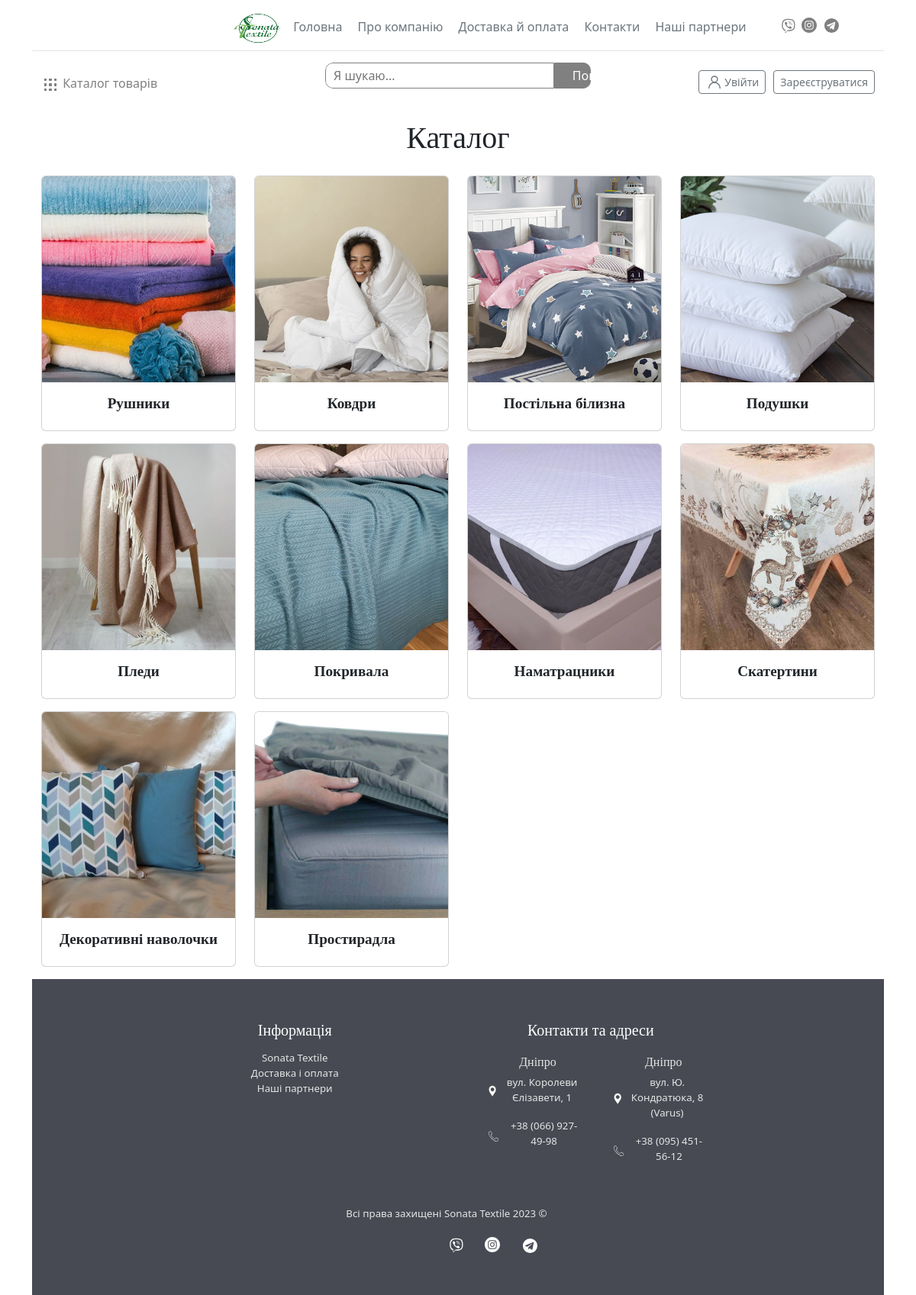
/core/categories/, run on the app's committed database.
### products/models.py (models this page shows, shortened)
class Category(models.Model):
    class Meta:
        verbose_name = _("Категорія")
        verbose_name_plural = _("Категорії")
    name = models.CharField(max_length=100, unique=True)
    image = models.ImageField(upload_to="img/categories", null=True, blank=True)

### core/views.py (the view)
# urls.py: path("categories/", AllCategoriesView.as_view(), name="all_categories"),
class AllCategoriesView(ListView):
    model = Category
    template_name = "category/index_category.html"
    context_object_name = "categories"

### templates/category/index_category.html
{% extends "index.html" %}
{% block content %}
    <h1 style="text-align: center; margin-bottom: 25px; margin-top: 25px;">Каталог</h1>
    <div class="row">
        {% for category in categories %}
            <div class="col-md-3 mb-3">
                <a href="{% url 'products:category_products' category.id %}" style="text-decoration: none;">
                    <div class="card" style="width: 100%;">
                        <img src="{{ category.image.url }}" class="card-img-top" alt="Фото категорії"
                             style="width: 100%; height: 270px; object-fit: cover;">
                        <div class="card-body">
                            <h5 class="card-title"
                                style="font-weight: bold; font-size: 1.20rem; text-align: center; ">{{ category.name }}</h5>
                        </div>
                    </div>
                </a>
            </div>
            {% if forloop.counter|divisibleby:4 and not forloop.last %}</div>
                <div class="row">{% endif %}
        {% endfor %}
        </div>
{% endblock content %}

### templates/index.html (shortened to what this page needs)
{% load static %}
<!doctype html>
<html lang="en">
<head>
    <link href="https://cdn.jsdelivr.net/npm/bootstrap@5.3.2/dist/css/bootstrap.min.css" rel="stylesheet"
>
    <link href="../assets/dist/css/bootstrap.min.css" rel="stylesheet">
    <link href="static/css/blog.css" rel="stylesheet">
    <link href="static/css/blog.rtl.css" rel="stylesheet">
</head>
<body>
<div class="container">
    <header class="blog-header py-1">
        <div class="nav-scroller py-1 mb-1" style="margin-top: 10px; margin-left: 260px">
            <nav class="nav d-flex">
                <div class="nav-left">
                    <img src="{% static 'img/textile_logo.jpg' %}" width="70" height="40"
                         alt="">
                    <a class="p-2 link-secondary" style="text-decoration: none;"
                       href="{% url 'index' %}">Головна</a>
                    <a class="p-2 link-secondary" style="text-decoration: none;" href="{% url 'core:about_us' %}">Про
                        компанію</a>
                    <a class="p-2 link-secondary" style="text-decoration: none;" href="{% url 'core:delivery' %}">Доставка
                        й оплата</a>
                    <a class="p-2 link-secondary" style="text-decoration: none;" href="{% url 'core:contacts' %}">Контакти</a>
                    <a class="p-2 link-secondary" style="text-decoration: none;" href="{% url 'core:partners' %}">Наші
                        партнери</a>
                </div>
                <div class="nav-right ml-auto" style="margin-top: 5px">
                    <ul class="socials d-flex align-items-center">
                        <a href="https://invite.viber.com/?g2=AQB0xzYurs8%2BA0i6H5k9JdZvZSP1ITtBjHY8a9jNnY9vwjko7oS%2Bexr%2BgUs8%2Bn1Q"
                           target="_blank"
                           rel="nofollow noreferrer noopener">
                        </a>
                        <a href="https://instagram.com/sonata_textile?igshid=OGQ5ZDc2ODk2ZA==" target="_blank"
                           rel="nofollow noreferrer noopener">
                        </a>
                        <a href="https://t.me/sonatatextile" target="_blank"
                           rel="nofollow noreferrer noopener">
                        </a>
                    </ul>
                </div>
            </nav>
        </div>
    </header>
    <div class="container" style="margin-top: 15px;">
        <div class="row flex-nowrap justify-content-between align-items-center d-flex align-items-center">
            <div class="col-md-4 pt-1">
                <div class="dropdown">
                    <a href="{% url 'core:all_categories' %}" class="nav-btn openNav">
                        Каталог товарів
                    </a>
                </div>
            </div>
            <div class="col-md-4 d-flex justify-content-center align-items-center">
                <form class="search search_desk" method="get" action="{% url 'products:search_product' %}">
                    <div class="form-item">
                        <input class="fontA" id="search_term" type="search" placeholder="Я шукаю..." aria-label="Search"
                               name="search_text" autocomplete="off" autocorrect="off" autocapitalize="none">
                    </div>
                    <div class="form-action">
                        <button class="submit" type="submit">Пошук</button>
                    </div>
                </form>
            </div>
            {% if user.is_authenticated %}
                <div class="col-md-3 d-flex justify-content-end align-items-center" style="margin-right: 40px">
                    <a class="btn btn-sm btn-outline-secondary" href="{% url 'core:logout' %}"
                       style="display: flex; align-items: center; margin-right: 40px">
                        <svg xmlns="http://www.w3.org/2000/svg" width="17" height="17" fill="none"
                             stroke="currentColor"
                             stroke-linecap="round" stroke-linejoin="round" stroke-width="2" class="mx-1" role="img"
                             viewBox="0 0 24 24" style="vertical-align: middle;">
                            <circle cx="11.2856" cy="6.85636" r="5.49992"></circle>
                            <path d="M21.5711 23.142C21.5711 20.4141 20.4875 17.7979 18.5586 15.869C16.6297 13.9401 14.0135 12.8564 11.2856 12.8564C8.55767 12.8564 5.94149 13.9401 4.01258 15.869C2.08366 17.7979 1 20.4141 1 23.142"></path>
                        </svg>
                        <span style="vertical-align: middle;">Вийти з акаунту</span>
                    </a>
                </div>
                <div class="basket-container">
                    <a href="{% url 'order:show_basket' %}" class="cart-link">
                        <svg width="22" height="22" viewBox="0 0 15 15" fill="none"
                             xmlns="http://www.w3.org/2000/svg"
                             stroke="currentColor"
                             stroke-linecap="round" stroke-linejoin="round" stroke-width="1" class="mx-1"
                             role="img">
                            <path d="M12.8326 1.25875H2.51747V1.34905L2.3884 0.906558C2.2329 0.372754 1.736 0 1.18007 0H0.314695C0.140753 0 0 0.140753 0 0.314695C0 0.488637 0.140753 0.629389 0.314695 0.629389H1.18007C1.45818 0.629389 1.7065 0.815634 1.78423 1.08268L3.74303 7.7983L2.73935 9.05275C2.59615 9.23191 2.51747 9.45656 2.51747 9.68579C2.51747 10.2448 2.97197 10.6993 3.53097 10.6993H12.2727C12.4467 10.6993 12.5874 10.5585 12.5874 10.3846C12.5874 10.2107 12.4467 10.0699 12.2727 10.0699H3.53097C3.31924 10.0699 3.14683 9.8975 3.14683 9.68576C3.14683 9.59879 3.17663 9.51336 3.23103 9.44577L4.24232 8.1818H10.4147C10.8999 8.1818 11.3471 7.89814 11.5539 7.459L13.7499 2.79251C13.8129 2.65822 13.8461 2.50918 13.8461 2.36135V2.27222C13.8461 1.71325 13.3916 1.25875 12.8326 1.25875ZM13.2168 2.36138C13.2168 2.41761 13.2042 2.47416 13.1802 2.52487L10.9845 7.19104C10.8809 7.41047 10.6575 7.55244 10.4147 7.55244H4.32693L2.67471 1.88811H12.8326C13.0444 1.88811 13.2168 2.06052 13.2168 2.27225V2.36138Z"></path>
                            <path d="M3.77608 11.3286C3.08188 11.3286 2.51733 11.8931 2.51733 12.5874C2.51733 13.2816 3.08185 13.8461 3.77608 13.8461C4.47032 13.8461 5.03483 13.2816 5.03483 12.5874C5.03483 11.8931 4.47029 11.3286 3.77608 11.3286ZM3.77608 13.2167C3.42914 13.2167 3.14672 12.9343 3.14672 12.5874C3.14672 12.2404 3.42914 11.958 3.77608 11.958C4.12302 11.958 4.40544 12.2404 4.40544 12.5874C4.40544 12.9343 4.12302 13.2167 3.77608 13.2167Z"></path>
                            <path d="M11.3286 11.3286C10.6344 11.3286 10.0698 11.8931 10.0698 12.5874C10.0698 13.2816 10.6343 13.8461 11.3286 13.8461C12.0228 13.8461 12.5873 13.2816 12.5873 12.5874C12.5873 11.8931 12.0228 11.3286 11.3286 11.3286ZM11.3286 13.2167C10.9816 13.2167 10.6992 12.9343 10.6992 12.5874C10.6992 12.2404 10.9816 11.958 11.3286 11.958C11.6755 11.958 11.9579 12.2404 11.9579 12.5874C11.9579 12.9343 11.6755 13.2167 11.3286 13.2167Z"></path>
                        </svg>
                        <span>Кошик</span>&nbsp;<span id="products_total_number">({{ total }})</span>
                    </a>
                    <div class="basket-items d-none">
                        <ul class="">
                            {% if total != 0 %}
                                {% for product_basket in products_number %}
                                    <div class="basket_popup__item">
                                        <img class="basket_popup__img" src="{{ product_basket.product.avatar.url }}">
                                        <div class="basket_popup__info">
                                            <div class="basket__col">
                                                <div class="basket__top">
                                                    <div class="basket_popup__art">Артикул:&nbsp;<span>{{ product_basket.product.article }}</span></div>
                                                    <div class="goods__title">
                                                        <a href="{% url 'products:product_info' product_basket.product.id %}"
                                       style="text-decoration: none; color: black">{{ product_basket.product.name }}</a>
                                                    </div>
                                                </div>
                                            </div>
                                            <div class="basket__col">
                                                <div class="basket_popup__quantity">
                                                    Кількість:&nbsp;<span>{{ product_basket.quantity }}</span>
                                                </div>
                                            </div>
                                            <div class="basket__col">
                                                <div class="basket_popup__sum">{{ product_basket.product.price.amount }}&nbsp;<span>грн</span>
                                                </div>
                                            </div>
                                        </div>
                                    </div>
                                {% endfor %}
                                <div class="summary-bar">
                                    <div class="total-amount" style="text-align: center;">
                                        Всього: <span id="totalAmount">{{ total_price }}</span> грн
                                    </div>
                                    <button class="order-button" style="margin-left: 70px; margin-top: 5px;" onclick="window.location.href='{% url 'order:order_view' %}'">Оформити замовлення</button>
                                </div>
                            {% else %}
                                <div class="empty-basket-message" style="text-align: center; margin-top: 15px; margin-right: 20px;">
                                    <p>Ваш кошик порожній</p>
                                </div>
                            {% endif %}
                        </ul>
                    </div>
                </div>
            {% else %}
                <div class="col-md-4 d-flex justify-content-end align-items-center">
                <a class="btn btn-sm btn-outline-secondary" href="{% url 'core:login' %}"
                   style="display: flex; align-items: center;">
                    <span style="vertical-align: middle;">Увійти</span>
                </a>
                <a class="btn btn-sm btn-outline-secondary" href="{% url 'accounts:registration' %}"
                   style="margin-left: 10px;">Зареєструватися</a>
            {% endif %}
            </div>
        </div>
    </div>
    <main class="container">
        {% block content %}{% endblock content %}
    </main>
    <footer class="footer">
        <div class="container footer__container">
            <div class="footer__col">
                <h5 style="margin-right: 60px; margin-bottom: 15px;">Інформація</h5>
                <ul style="margin-right: 60px;">
                    <li><a href="{% url 'core:about_us' %}" style="text-decoration: none; color: #e5e5e5">Sonata
                        Textile</a></li>
                    <li><a href="{% url 'core:delivery' %}" style="text-decoration: none; color: #e5e5e5">Доставка і
                        оплата</a></li>
                    <li><a href="{% url 'core:partners' %}" style="text-decoration: none; color: #e5e5e5">Наші партнери</a></li>
                </ul>
            </div>
            <div class="footer__col">
                <h5 class="centered" style="margin-right: 20px;">Контакти та адреси</h5>
                <div class="contact_footer_entries">
                    <div class="contacts_footer_item">
                        <h6 class="contacts_footer_title"><a href=""
                                                             style="text-decoration: none; color: #e5e5e5; margin-right: 5px;">Дніпро</a>
                        </h6>
                        <ul>
                            <li style="margin-bottom: 15px">
                                <a class="contacts_footer_info">
                                    <span style="margin-bottom: 2px; margin-left: 6px">вул. Королеви Єлізавети, 1</span>
                                </a>
                            </li>
                            <li>
                                <a class="contacts_footer_info" href="tel:+380669274998">
                                    <span style="margin-bottom: 5px; margin-left: 8px">+38 (066) 927-49-98</span>
                                </a>
                            </li>
                        </ul>
                    </div>
                    <div class="contacts_footer_item">
                        <h6 class="contacts_footer_title"><a href=""
                                                             style="text-decoration: none; color: #e5e5e5; margin-right: 3px;">Дніпро</a>
                        </h6>
                        <ul>
                            <li style="margin-bottom: 15px">
                                <a class="contacts_footer_info">
                                    <span style="margin-bottom: 2px; margin-left: 6px">вул. Ю. Кондратюка, 8 (Varus)</span>
                                </a>
                            </li>
                            <li>
                                <a class="contacts_footer_info" href="tel:+380669274998">
                                    <span style="margin-bottom: 5px; margin-left: 8px">+38 (095) 451-56-12</span>
                                </a>
                            </li>
                        </ul>
                    </div>
                </div>
            </div>
        </div>
        <div class="container">
            <p class="copyright" style="margin-right: 30px;">Всі права захищені Sonata Textile 2023 ©</p>
            <div class="footer__col" style="display: flex; justify-content: center;">
                <a href="https://invite.viber.com/?g2=AQB0xzYurs8%2BA0i6H5k9JdZvZSP1ITtBjHY8a9jNnY9vwjko7oS%2Bexr%2BgUs8%2Bn1Q"
                   target="_blank"
                   rel="nofollow noreferrer noopener" style="margin-left: 825px;">
                </a>
                <a href="https://instagram.com/sonata_textile?igshid=OGQ5ZDc2ODk2ZA==" target="_blank"
                   rel="nofollow noreferrer noopener">
                </a>
                <a href="https://t.me/sonatatextile" target="_blank"
                   rel="nofollow noreferrer noopener">
                </a>
            </div>
        </div>
    </footer>
</div>
</body>
</html>

### data on the page
Category: image (picture), name "Рушники"
Category: image (picture), name "Ковдри"
Category: image (picture), name "Постільна білизна"
Category: image (picture), name "Подушки"
Category: image (picture), name "Пледи"
Category: image (picture), name "Покривала"
Category: image (picture), name "Наматрацники"
Category: image (picture), name "Скатертини"
Category: image (picture), name "Декоративні наволочки"
Category: image (picture), name "Простирадла"
